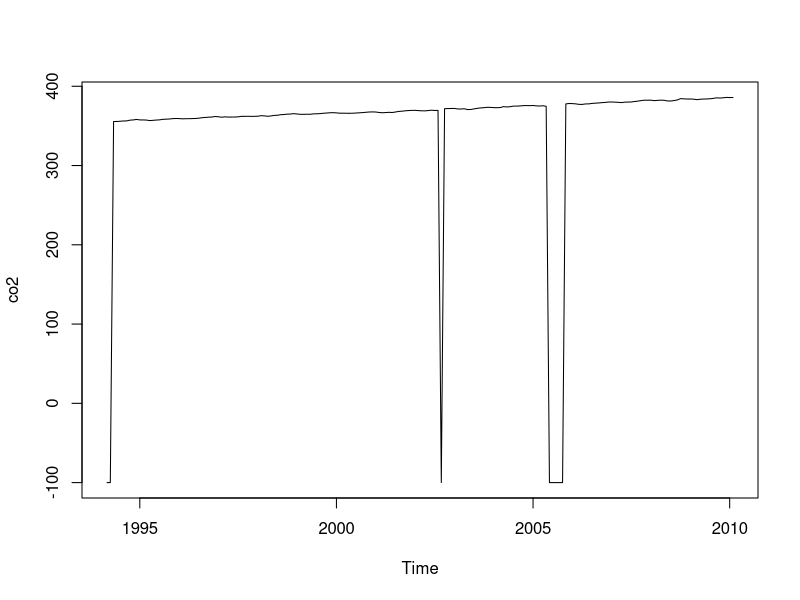

Generate this figure with R:
# We read data from txt and create the time series
junbanytemp <- read.table("JubanyMonthly.txt", header = TRUE, sep=" ")
c1 <- junbanytemp[1,2:13]
l1 <- t(c1)
c2 <- junbanytemp[2,2:13]
l2 <- t(c2)
c3 <- junbanytemp[3,2:13]
l3 <- t(c3)
c4 <- junbanytemp[4,2:13]
l4 <- t(c4)
c5 <- junbanytemp[5,2:13]
l5 <- t(c5)
c6 <- junbanytemp[6,2:13]
l6 <- t(c6)
c7 <- junbanytemp[7,2:13]
l7 <- t(c7)
c8 <- junbanytemp[8,2:13]
l8 <- t(c8)
c9 <- junbanytemp[9,2:13]
l9 <- t(c9)
c10 <- junbanytemp[10,2:13]
l10 <- t(c10)
c11 <- junbanytemp[11,2:13]
l11 <- t(c11)
c12 <- junbanytemp[12,2:13]
l12 <- t(c12)
c13 <- junbanytemp[13,2:13]
l13 <- t(c13)
c14 <- junbanytemp[14,2:13]
l14 <- t(c14)
c15 <- junbanytemp[15,2:13]
l15 <- t(c15)
c16 <- junbanytemp[16,2:13]
l16 <- t(c16)

junbany <- rbind(l1, l2, l3, l4, l5, l6, l7, l8, l9, l10, l11, l12, l13, l14, l15, l16)
write.table(junbany, "mydata.txt", sep="\t")


?ts
co2 <- ts(junbany[,1],frequency=12,start=c(1994,3))

# We plot the data
plot(co2)

# STL decomposition
#par(mar=c(3.1,3.1,1.1,0.2),mgp=c(1.5,0.4,0),font.main=1,cex.main=0.8)
#plot(stl(co2,s.window=13))

# spectrum
#par(mfrow=c(2,2))
#par(mar=c(5.1,3.1,1.6,0.4),mgp=c(1.7,0.6,0),font.main=1,cex.main=0.8)
#spectrum(co2,main="",ylim=c(10^(-5),10^2))
#spectrum(co2,main="",spans=c(3),ylim=c(10^(-5),10^2))
#spectrum(co2,main="",spans=c(5,5),ylim=c(10^(-5),10^2))
#spectrum(co2,main="",spans=c(7,9),ylim=c(10^(-5),10^2))
